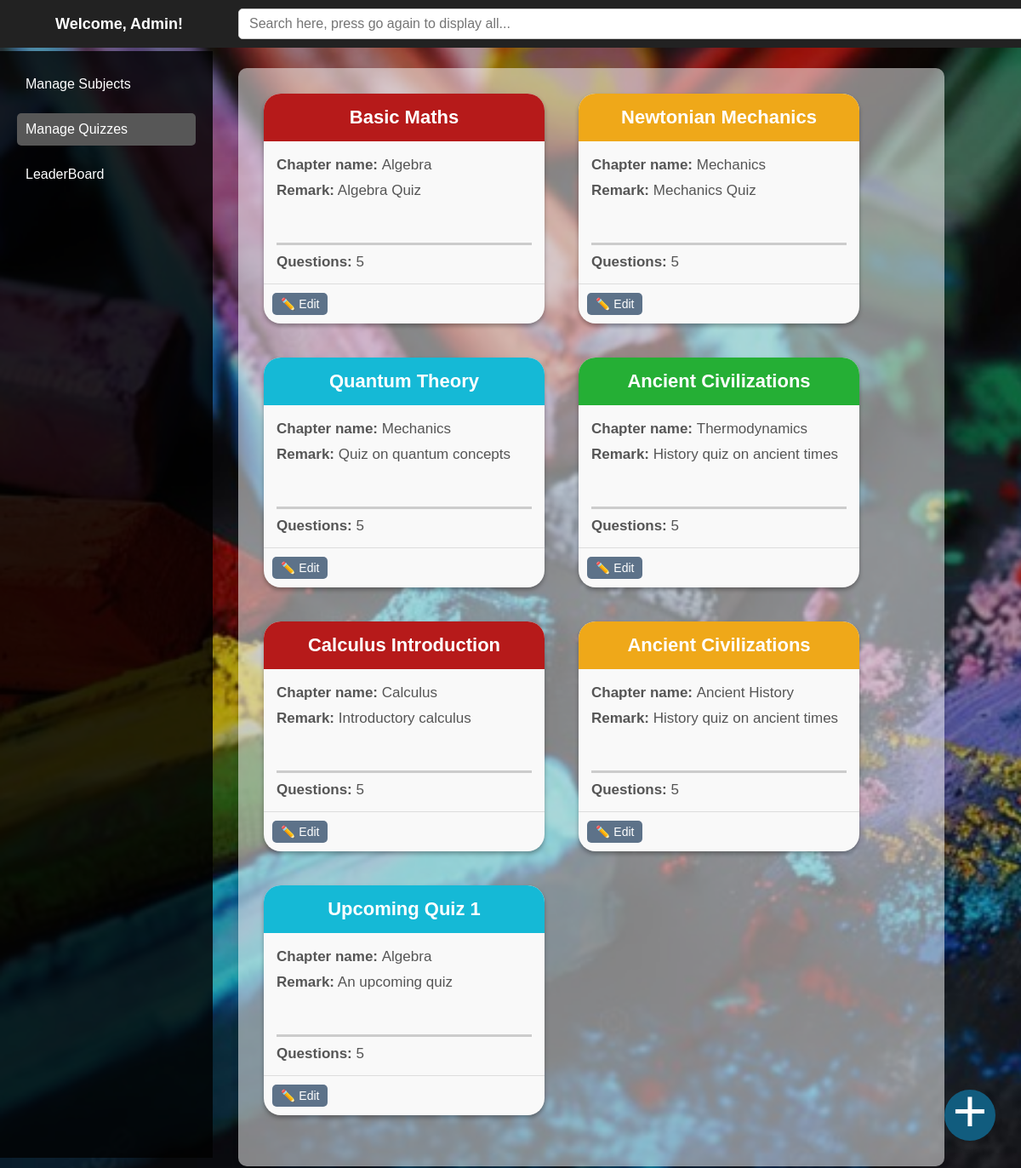
/manage_quizzes (signed in), run on the app's committed database.
### tables this page shows
CREATE TABLE quiz (
            id INTEGER PRIMARY KEY AUTOINCREMENT,
            quiz_name TEXT NOT NULL,
            chapter_id INTEGER,
            date DATE NOT NULL,
            duration INTEGER NOT NULL, -- Duration in minutes
            remark TEXT,
            no_of_qns INTEGER NOT NULL,
            FOREIGN KEY (chapter_id) REFERENCES chapter(id)
        );

CREATE TABLE chapter (
            id INTEGER PRIMARY KEY AUTOINCREMENT,
            name TEXT NOT NULL,
            description TEXT,
            subject_id INTEGER,
            FOREIGN KEY (subject_id) REFERENCES subject(id)
        );

### controllers/admin.py (the view)
@admin_bp.route('/manage_quizzes', methods=['GET'])
@login_required(role='admin')
def manage_quizzes():
    search_query = request.args.get('search', '')  # Get the search query from the URL
    conn = sqlite3.connect(DATABASE)
    cursor = conn.cursor()
    if search_query:
        query = '''
        SELECT q.quiz_name, q.id, c.name, q.remark, q.no_of_qns
        FROM quiz q
        JOIN chapter c ON q.chapter_id = c.id
        WHERE c.name LIKE ? OR q.remark LIKE ?
        '''
        cursor.execute(query, (f'%{search_query}%', f'%{search_query}%'))
    else:
        query = '''
        SELECT q.quiz_name, q.id, c.name, q.remark, q.no_of_qns
        FROM quiz q
        JOIN chapter c ON q.chapter_id = c.id
        '''
        cursor.execute(query)
    quizzes = cursor.fetchall()  # Fetch the quizzes from the database
    print(quizzes)
    conn.close()
    return render_template('manage_quizzes.html', quizzes=quizzes)

### controllers/admin.py (called while the page is built)
def login_required(role=None):
    def decorator(f):
        @wraps(f)
        def decorated_function(*args, **kwargs):
            if 'user_id' not in session:
                return redirect(url_for('admin.login'))  # Redirect to login if not logged in
            if role and session.get('role') != role:
                return redirect(url_for('admin.login'))  # Redirect if user doesn't have the correct role
            return f(*args, **kwargs)
        return decorated_function
    return decorator

### templates/manage_quizzes.html
{% extends 'admin_base.html' %}
{% block page_content %}
<div class="manage-quizzes-content">
    <div class="quiz-cards-container">
        {% for quiz in quizzes %}
            {% if loop.index0 % 4 == 0 %}
                {% set quiz_color = 'rgb(182, 26, 26)' %}
            {% elif loop.index0 % 4 == 1 %}
                {% set quiz_color = 'rgb(239, 168, 25)' %}
            {% elif loop.index0 % 4 == 2 %}
                {% set quiz_color = 'rgb(21, 185, 214)' %}
            {% else %}
                {% set quiz_color = 'rgb(37, 175, 53)' %}
            {% endif %}
            <div class="quiz-card">
                <div class="quiz-card-header" style="background-color: {{ quiz_color }}; color: white;">
                    {{ quiz[0] }}
                </div>
                <div class="quiz-card-body">
                    <p class="quiz-description" style="color: #555;min-height:30px;">
                        <strong>Chapter name: </strong> {{ quiz[2] }}
                    </p>
                    <p class="quiz-description" style="color: #555;">
                        <strong>Remark:</strong> {{ quiz[3] }}
                    </p>
                    <hr>
                    <p style="color: #555;">
                        <strong>Questions:</strong> {{ quiz[4] }}
                    </p>
                </div>
                <div class="quiz-card-footer">
                    <a href="{{ url_for('admin.manage_questions', quiz_id=quiz[1]) }}" class="btn" style="text-decoration:none;">✏️ Edit</a>
                </div>
            </div>
        {% endfor %}
    </div>
    <div class="floating-circle">
        <a href="{{ url_for('admin.add_quiz') }}" style="color:white;text-decoration:none;">+</a>
    </div>
</div>
{% endblock %}

### static/css/style.css (style rules this page uses)
* { margin: 0; padding: 0; box-sizing: border-box; }
body { font-family: "Comic Sans MS", "Chalkboard", sans-serif; background: url('../images/chlkbrd41.jpg') no-repeat center center fixed; background-size: cover; color: #ffffff; }
html, body { overflow: auto; height: 100%; }
html { scrollbar-width: none; -ms-overflow-style: none; }
.floating-circle { position: fixed; bottom: 40px; right: 30px; width: 60px; height: 60px; background-color:#115c7e; color: rgb(234, 234, 234); font-size: 70px; font-weight: 500px; text-align: center; border-radius: 50%; box-shadow: 0 4px 8px rgba(0, 0, 0, 0.2); cursor: pointer; transition: background-color 0.3s ease, transform 0.2s ease; display: flex; justify-content: center; align-items: center; padding-bottom: 10px; }
.btn { padding: 6px 12px; border: none; border-radius: 5px; font-size: 1rem; color: white; text-decoration: none; cursor: pointer; transition: background-color 0.3s ease; }
.quiz-card { background-color: #f9f9f9; border-radius: 20px; box-shadow: 0 3px 5px rgba(0, 0, 0, 0.3); margin-bottom: 15px; width: 330px; margin: 10px; transition: transform 0.3s ease, box-shadow 0.3s ease; position: relative; box-sizing: border-box; }
.quiz-card-header { padding: 15px; font-size: 22px; font-weight: bold; text-align: center; border-radius: 20px 20px 0 0; width: 100%; box-sizing: border-box; }
.quiz-card-body { padding: 15px; font-size: 17px; position: relative; width: 100%; box-sizing: border-box; }
.quiz-card-body hr { border: none; border-top: 3px solid #ccc; margin: 10px 0; width: 100%; box-sizing: border-box; }
.quiz-description { font-size: 17px; line-height: 1.5; min-height: 4.0rem; overflow: hidden; width: 100%; box-sizing: border-box; }
.quiz-card-footer { padding: 10px; border-top: 1px solid #ddd; display: flex; justify-content: flex-start; align-items: center; }
.quiz-card-footer .btn { background-color: #5d7289; border: none; color: white; padding: 5px 10px; cursor: pointer; font-size: 14px; border-radius: 5px; transition: background-color 0.3s ease; }
.quiz-cards-container { display: flex; flex-wrap: wrap; justify-content: left; gap: 20px; max-width: 100%; }

### data on the page
quiz: quiz_name "Basic Maths", name "Algebra", remark "Algebra Quiz", no_of_qns "5"
quiz: quiz_name "Newtonian Mechanics", name "Mechanics", remark "Mechanics Quiz", no_of_qns "5"
quiz: quiz_name "Quantum Theory", name "Mechanics", remark "Quiz on quantum concepts", no_of_qns "5"
quiz: quiz_name "Ancient Civilizations", name "Thermodynamics", remark "History quiz on ancient times", no_of_qns "5"
quiz: quiz_name "Calculus Introduction", name "Calculus", remark "Introductory calculus", no_of_qns "5"
quiz: quiz_name "Ancient Civilizations", name "Ancient History", remark "History quiz on ancient times", no_of_qns "5"
quiz: quiz_name "Upcoming Quiz 1", name "Algebra", remark "An upcoming quiz", no_of_qns "5"
